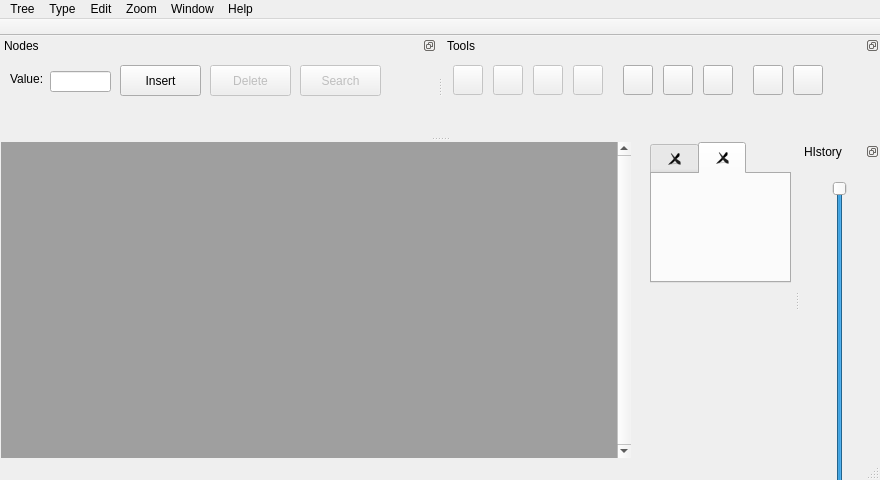
<?xml version="1.0" encoding="UTF-8"?>
<ui version="4.0">
 <class>MainWindow</class>
 <widget class="QMainWindow" name="MainWindow">
  <property name="geometry">
   <rect>
    <x>0</x>
    <y>0</y>
    <width>880</width>
    <height>480</height>
   </rect>
  </property>
  <property name="minimumSize">
   <size>
    <width>880</width>
    <height>480</height>
   </size>
  </property>
  <property name="focusPolicy">
   <enum>Qt::NoFocus</enum>
  </property>
  <property name="windowTitle">
   <string>Binary Search Tree - ADMIN</string>
  </property>
  <property name="locale">
   <locale language="English" country="UnitedStates"/>
  </property>
  <property name="documentMode">
   <bool>false</bool>
  </property>
  <property name="dockNestingEnabled">
   <bool>false</bool>
  </property>
  <property name="dockOptions">
   <set>QMainWindow::AnimatedDocks</set>
  </property>
  <widget class="QWidget" name="central_Widget">
   <widget class="QMdiArea" name="mdiArea">
    <property name="geometry">
     <rect>
      <x>1</x>
      <y>0</y>
      <width>630</width>
      <height>330</height>
     </rect>
    </property>
    <property name="focusPolicy">
     <enum>Qt::WheelFocus</enum>
    </property>
    <property name="frameShape">
     <enum>QFrame::NoFrame</enum>
    </property>
    <property name="verticalScrollBarPolicy">
     <enum>Qt::ScrollBarAlwaysOn</enum>
    </property>
    <property name="horizontalScrollBarPolicy">
     <enum>Qt::ScrollBarAlwaysOn</enum>
    </property>
    <property name="sizeAdjustPolicy">
     <enum>QAbstractScrollArea::AdjustToContents</enum>
    </property>
    <property name="activationOrder">
     <enum>QMdiArea::CreationOrder</enum>
    </property>
   </widget>
   <widget class="QTabWidget" name="tabWidget">
    <property name="geometry">
     <rect>
      <x>650</x>
      <y>0</y>
      <width>141</width>
      <height>141</height>
     </rect>
    </property>
    <property name="focusPolicy">
     <enum>Qt::StrongFocus</enum>
    </property>
    <property name="currentIndex">
     <number>1</number>
    </property>
    <property name="tabsClosable">
     <bool>true</bool>
    </property>
    <property name="movable">
     <bool>false</bool>
    </property>
    <property name="tabBarAutoHide">
     <bool>false</bool>
    </property>
    <widget class="QWidget" name="widget_ghost_1">
     <attribute name="title">
      <string/>
     </attribute>
    </widget>
    <widget class="QWidget" name="widget_ghost_2">
     <attribute name="title">
      <string/>
     </attribute>
    </widget>
   </widget>
  </widget>
  <widget class="QMenuBar" name="menu_Bar">
   <property name="geometry">
    <rect>
     <x>0</x>
     <y>0</y>
     <width>880</width>
     <height>21</height>
    </rect>
   </property>
   <property name="focusPolicy">
    <enum>Qt::NoFocus</enum>
   </property>
   <widget class="QMenu" name="menu_Tree">
    <property name="focusPolicy">
     <enum>Qt::NoFocus</enum>
    </property>
    <property name="title">
     <string>Tree</string>
    </property>
    <widget class="QMenu" name="menu_Transaction">
     <property name="enabled">
      <bool>false</bool>
     </property>
     <property name="title">
      <string>Transaction</string>
     </property>
     <addaction name="action_Commit"/>
     <addaction name="action_RollBack"/>
    </widget>
    <addaction name="action_New"/>
    <addaction name="action_Open"/>
    <addaction name="action_Save"/>
    <addaction name="action_Save_As"/>
    <addaction name="menu_Transaction"/>
    <addaction name="action_Print"/>
    <addaction name="action_Exit"/>
   </widget>
   <widget class="QMenu" name="menu_Type">
    <property name="focusPolicy">
     <enum>Qt::NoFocus</enum>
    </property>
    <property name="title">
     <string>Type</string>
    </property>
    <addaction name="action_Normal"/>
    <addaction name="action_Red_Black"/>
    <addaction name="action_AVL"/>
   </widget>
   <widget class="QMenu" name="menu_Edit">
    <property name="focusPolicy">
     <enum>Qt::NoFocus</enum>
    </property>
    <property name="title">
     <string>Edit</string>
    </property>
    <addaction name="action_Select_All"/>
    <addaction name="separator"/>
    <addaction name="action_Undo"/>
    <addaction name="action_Redo"/>
    <addaction name="separator"/>
    <addaction name="action_Copy"/>
    <addaction name="action_Cut"/>
    <addaction name="action_Paste"/>
   </widget>
   <widget class="QMenu" name="menu_Zoom">
    <property name="focusPolicy">
     <enum>Qt::NoFocus</enum>
    </property>
    <property name="title">
     <string>Zoom</string>
    </property>
    <addaction name="action_Zoom_In"/>
    <addaction name="action_Zoom_Out"/>
   </widget>
   <widget class="QMenu" name="menu_Window">
    <property name="focusPolicy">
     <enum>Qt::NoFocus</enum>
    </property>
    <property name="title">
     <string>Window</string>
    </property>
    <addaction name="action_Close"/>
    <addaction name="action_Close_All"/>
    <addaction name="separator"/>
    <addaction name="action_Split_horizontal"/>
    <addaction name="action_Split_vertical"/>
    <addaction name="action_Set_Tabified"/>
    <addaction name="separator"/>
    <addaction name="action_Tile"/>
    <addaction name="action_Cascade"/>
    <addaction name="separator"/>
    <addaction name="action_Next"/>
    <addaction name="action_Previous"/>
    <addaction name="separator"/>
    <addaction name="action_All_Windows_Docked"/>
   </widget>
   <widget class="QMenu" name="menu_Help">
    <property name="focusPolicy">
     <enum>Qt::NoFocus</enum>
    </property>
    <property name="title">
     <string>Help</string>
    </property>
    <addaction name="action_About"/>
    <addaction name="action_About_Qt"/>
   </widget>
   <addaction name="menu_Tree"/>
   <addaction name="menu_Type"/>
   <addaction name="menu_Edit"/>
   <addaction name="menu_Zoom"/>
   <addaction name="menu_Window"/>
   <addaction name="menu_Help"/>
  </widget>
  <widget class="QStatusBar" name="status_Bar"/>
  <widget class="QToolBar" name="tool_Bar">
   <property name="sizePolicy">
    <sizepolicy hsizetype="Maximum" vsizetype="Minimum">
     <horstretch>0</horstretch>
     <verstretch>0</verstretch>
    </sizepolicy>
   </property>
   <property name="focusPolicy">
    <enum>Qt::NoFocus</enum>
   </property>
   <property name="windowTitle">
    <string/>
   </property>
   <property name="movable">
    <bool>false</bool>
   </property>
   <property name="allowedAreas">
    <set>Qt::NoToolBarArea</set>
   </property>
   <property name="floatable">
    <bool>false</bool>
   </property>
   <attribute name="toolBarArea">
    <enum>TopToolBarArea</enum>
   </attribute>
   <attribute name="toolBarBreak">
    <bool>false</bool>
   </attribute>
  </widget>
  <widget class="QDockWidget" name="dockWidget_Input">
   <property name="sizePolicy">
    <sizepolicy hsizetype="MinimumExpanding" vsizetype="Minimum">
     <horstretch>0</horstretch>
     <verstretch>0</verstretch>
    </sizepolicy>
   </property>
   <property name="minimumSize">
    <size>
     <width>400</width>
     <height>102</height>
    </size>
   </property>
   <property name="baseSize">
    <size>
     <width>400</width>
     <height>80</height>
    </size>
   </property>
   <property name="features">
    <set>QDockWidget::DockWidgetFloatable</set>
   </property>
   <property name="allowedAreas">
    <set>Qt::BottomDockWidgetArea|Qt::TopDockWidgetArea</set>
   </property>
   <property name="windowTitle">
    <string>Nodes</string>
   </property>
   <attribute name="dockWidgetArea">
    <number>4</number>
   </attribute>
   <widget class="QWidget" name="dockWidgetContents_Input">
    <property name="sizePolicy">
     <sizepolicy hsizetype="MinimumExpanding" vsizetype="Minimum">
      <horstretch>0</horstretch>
      <verstretch>0</verstretch>
     </sizepolicy>
    </property>
    <property name="minimumSize">
     <size>
      <width>400</width>
      <height>80</height>
     </size>
    </property>
    <property name="baseSize">
     <size>
      <width>400</width>
      <height>80</height>
     </size>
    </property>
    <widget class="QLabel" name="label_value">
     <property name="geometry">
      <rect>
       <x>10</x>
       <y>16</y>
       <width>41</width>
       <height>16</height>
      </rect>
     </property>
     <property name="text">
      <string>Value:</string>
     </property>
    </widget>
    <widget class="QLineEdit" name="lineEdit_value">
     <property name="geometry">
      <rect>
       <x>50</x>
       <y>16</y>
       <width>61</width>
       <height>21</height>
      </rect>
     </property>
     <property name="focusPolicy">
      <enum>Qt::StrongFocus</enum>
     </property>
     <property name="statusTip">
      <string>input a integer value here</string>
     </property>
     <property name="inputMethodHints">
      <set>Qt::ImhNone</set>
     </property>
     <property name="maxLength">
      <number>6</number>
     </property>
     <property name="echoMode">
      <enum>QLineEdit::Normal</enum>
     </property>
     <property name="cursorMoveStyle">
      <enum>Qt::LogicalMoveStyle</enum>
     </property>
     <property name="clearButtonEnabled">
      <bool>false</bool>
     </property>
    </widget>
    <widget class="QPushButton" name="pushButton_Insert">
     <property name="geometry">
      <rect>
       <x>120</x>
       <y>10</y>
       <width>81</width>
       <height>31</height>
      </rect>
     </property>
     <property name="focusPolicy">
      <enum>Qt::StrongFocus</enum>
     </property>
     <property name="statusTip">
      <string>Insert a value for tree</string>
     </property>
     <property name="text">
      <string>Insert</string>
     </property>
     <property name="icon">
      <iconset resource="bstu.qrc">
       <normaloff>:/insert</normaloff>:/insert</iconset>
     </property>
     <property name="iconSize">
      <size>
       <width>20</width>
       <height>20</height>
      </size>
     </property>
    </widget>
    <widget class="QPushButton" name="pushButton_Delete">
     <property name="enabled">
      <bool>false</bool>
     </property>
     <property name="geometry">
      <rect>
       <x>210</x>
       <y>10</y>
       <width>81</width>
       <height>31</height>
      </rect>
     </property>
     <property name="focusPolicy">
      <enum>Qt::StrongFocus</enum>
     </property>
     <property name="statusTip">
      <string>delete a value of tree</string>
     </property>
     <property name="text">
      <string>Delete</string>
     </property>
     <property name="icon">
      <iconset resource="bstu.qrc">
       <normaloff>:/delete</normaloff>:/delete</iconset>
     </property>
     <property name="iconSize">
      <size>
       <width>20</width>
       <height>20</height>
      </size>
     </property>
    </widget>
    <widget class="QPushButton" name="pushButton_Search">
     <property name="enabled">
      <bool>false</bool>
     </property>
     <property name="geometry">
      <rect>
       <x>300</x>
       <y>10</y>
       <width>81</width>
       <height>31</height>
      </rect>
     </property>
     <property name="focusPolicy">
      <enum>Qt::StrongFocus</enum>
     </property>
     <property name="statusTip">
      <string>search a value in tree</string>
     </property>
     <property name="text">
      <string>Search</string>
     </property>
     <property name="icon">
      <iconset resource="bstu.qrc">
       <normaloff>:/search</normaloff>:/search</iconset>
     </property>
     <property name="iconSize">
      <size>
       <width>20</width>
       <height>20</height>
      </size>
     </property>
    </widget>
   </widget>
  </widget>
  <widget class="QDockWidget" name="dockWidget_toolButtons">
   <property name="sizePolicy">
    <sizepolicy hsizetype="MinimumExpanding" vsizetype="Minimum">
     <horstretch>0</horstretch>
     <verstretch>0</verstretch>
    </sizepolicy>
   </property>
   <property name="minimumSize">
    <size>
     <width>400</width>
     <height>102</height>
    </size>
   </property>
   <property name="baseSize">
    <size>
     <width>400</width>
     <height>80</height>
    </size>
   </property>
   <property name="features">
    <set>QDockWidget::DockWidgetFloatable</set>
   </property>
   <property name="allowedAreas">
    <set>Qt::AllDockWidgetAreas</set>
   </property>
   <property name="windowTitle">
    <string>Tools</string>
   </property>
   <attribute name="dockWidgetArea">
    <number>4</number>
   </attribute>
   <widget class="QWidget" name="dockWidgetContents_toolButtons">
    <property name="sizePolicy">
     <sizepolicy hsizetype="MinimumExpanding" vsizetype="Minimum">
      <horstretch>0</horstretch>
      <verstretch>0</verstretch>
     </sizepolicy>
    </property>
    <property name="minimumSize">
     <size>
      <width>400</width>
      <height>80</height>
     </size>
    </property>
    <property name="baseSize">
     <size>
      <width>400</width>
      <height>80</height>
     </size>
    </property>
    <widget class="QToolButton" name="toolButton_Normal">
     <property name="geometry">
      <rect>
       <x>180</x>
       <y>10</y>
       <width>30</width>
       <height>30</height>
      </rect>
     </property>
     <property name="minimumSize">
      <size>
       <width>30</width>
       <height>30</height>
      </size>
     </property>
     <property name="focusPolicy">
      <enum>Qt::NoFocus</enum>
     </property>
     <property name="text">
      <string/>
     </property>
     <property name="iconSize">
      <size>
       <width>20</width>
       <height>20</height>
      </size>
     </property>
    </widget>
    <widget class="QToolButton" name="toolButton_AVL">
     <property name="geometry">
      <rect>
       <x>260</x>
       <y>10</y>
       <width>30</width>
       <height>30</height>
      </rect>
     </property>
     <property name="minimumSize">
      <size>
       <width>30</width>
       <height>30</height>
      </size>
     </property>
     <property name="focusPolicy">
      <enum>Qt::NoFocus</enum>
     </property>
     <property name="text">
      <string/>
     </property>
     <property name="iconSize">
      <size>
       <width>20</width>
       <height>20</height>
      </size>
     </property>
    </widget>
    <widget class="QToolButton" name="toolButton_Edge">
     <property name="enabled">
      <bool>false</bool>
     </property>
     <property name="geometry">
      <rect>
       <x>10</x>
       <y>10</y>
       <width>30</width>
       <height>30</height>
      </rect>
     </property>
     <property name="minimumSize">
      <size>
       <width>30</width>
       <height>30</height>
      </size>
     </property>
     <property name="baseSize">
      <size>
       <width>0</width>
       <height>0</height>
      </size>
     </property>
     <property name="focusPolicy">
      <enum>Qt::StrongFocus</enum>
     </property>
     <property name="toolTip">
      <string>Edge</string>
     </property>
     <property name="statusTip">
      <string>Auto edge nodes</string>
     </property>
     <property name="text">
      <string/>
     </property>
     <property name="icon">
      <iconset resource="bstu.qrc">
       <normaloff>:/edge</normaloff>:/edge</iconset>
     </property>
     <property name="iconSize">
      <size>
       <width>20</width>
       <height>20</height>
      </size>
     </property>
     <property name="checkable">
      <bool>true</bool>
     </property>
    </widget>
    <widget class="QToolButton" name="toolButton_Left_rotation">
     <property name="enabled">
      <bool>false</bool>
     </property>
     <property name="geometry">
      <rect>
       <x>50</x>
       <y>10</y>
       <width>30</width>
       <height>30</height>
      </rect>
     </property>
     <property name="minimumSize">
      <size>
       <width>30</width>
       <height>30</height>
      </size>
     </property>
     <property name="focusPolicy">
      <enum>Qt::StrongFocus</enum>
     </property>
     <property name="toolTip">
      <string>Left</string>
     </property>
     <property name="statusTip">
      <string>Left rotation tree</string>
     </property>
     <property name="text">
      <string/>
     </property>
     <property name="icon">
      <iconset resource="bstu.qrc">
       <normaloff>:/rotleft</normaloff>:/rotleft</iconset>
     </property>
     <property name="iconSize">
      <size>
       <width>20</width>
       <height>20</height>
      </size>
     </property>
    </widget>
    <widget class="QToolButton" name="toolButton_RedBlack">
     <property name="geometry">
      <rect>
       <x>220</x>
       <y>10</y>
       <width>30</width>
       <height>30</height>
      </rect>
     </property>
     <property name="minimumSize">
      <size>
       <width>30</width>
       <height>30</height>
      </size>
     </property>
     <property name="focusPolicy">
      <enum>Qt::NoFocus</enum>
     </property>
     <property name="text">
      <string/>
     </property>
     <property name="iconSize">
      <size>
       <width>20</width>
       <height>20</height>
      </size>
     </property>
    </widget>
    <widget class="QToolButton" name="toolButton_Right_rotation">
     <property name="enabled">
      <bool>false</bool>
     </property>
     <property name="geometry">
      <rect>
       <x>90</x>
       <y>10</y>
       <width>30</width>
       <height>30</height>
      </rect>
     </property>
     <property name="minimumSize">
      <size>
       <width>30</width>
       <height>30</height>
      </size>
     </property>
     <property name="focusPolicy">
      <enum>Qt::StrongFocus</enum>
     </property>
     <property name="toolTip">
      <string>Right</string>
     </property>
     <property name="statusTip">
      <string>Right rotation tree</string>
     </property>
     <property name="text">
      <string/>
     </property>
     <property name="icon">
      <iconset resource="bstu.qrc">
       <normaloff>:/rotright</normaloff>:/rotright</iconset>
     </property>
     <property name="iconSize">
      <size>
       <width>20</width>
       <height>20</height>
      </size>
     </property>
    </widget>
    <widget class="QToolButton" name="toolButton_Balance">
     <property name="enabled">
      <bool>false</bool>
     </property>
     <property name="geometry">
      <rect>
       <x>130</x>
       <y>10</y>
       <width>30</width>
       <height>30</height>
      </rect>
     </property>
     <property name="sizePolicy">
      <sizepolicy hsizetype="Fixed" vsizetype="Fixed">
       <horstretch>0</horstretch>
       <verstretch>0</verstretch>
      </sizepolicy>
     </property>
     <property name="minimumSize">
      <size>
       <width>30</width>
       <height>30</height>
      </size>
     </property>
     <property name="focusPolicy">
      <enum>Qt::StrongFocus</enum>
     </property>
     <property name="toolTip">
      <string>Balance</string>
     </property>
     <property name="statusTip">
      <string>Balanced tree</string>
     </property>
     <property name="text">
      <string/>
     </property>
     <property name="icon">
      <iconset resource="bstu.qrc">
       <normaloff>:/balance</normaloff>:/balance</iconset>
     </property>
     <property name="iconSize">
      <size>
       <width>20</width>
       <height>20</height>
      </size>
     </property>
    </widget>
    <widget class="QToolButton" name="toolButton_Commit">
     <property name="enabled">
      <bool>true</bool>
     </property>
     <property name="geometry">
      <rect>
       <x>310</x>
       <y>10</y>
       <width>30</width>
       <height>30</height>
      </rect>
     </property>
     <property name="minimumSize">
      <size>
       <width>30</width>
       <height>30</height>
      </size>
     </property>
     <property name="focusPolicy">
      <enum>Qt::NoFocus</enum>
     </property>
     <property name="text">
      <string/>
     </property>
     <property name="iconSize">
      <size>
       <width>20</width>
       <height>20</height>
      </size>
     </property>
    </widget>
    <widget class="QToolButton" name="toolButton_RollBack">
     <property name="enabled">
      <bool>true</bool>
     </property>
     <property name="geometry">
      <rect>
       <x>350</x>
       <y>10</y>
       <width>30</width>
       <height>30</height>
      </rect>
     </property>
     <property name="minimumSize">
      <size>
       <width>30</width>
       <height>30</height>
      </size>
     </property>
     <property name="focusPolicy">
      <enum>Qt::NoFocus</enum>
     </property>
     <property name="text">
      <string/>
     </property>
     <property name="iconSize">
      <size>
       <width>20</width>
       <height>20</height>
      </size>
     </property>
    </widget>
   </widget>
  </widget>
  <widget class="QDockWidget" name="dockWidget_History">
   <property name="sizePolicy">
    <sizepolicy hsizetype="Minimum" vsizetype="MinimumExpanding">
     <horstretch>0</horstretch>
     <verstretch>0</verstretch>
    </sizepolicy>
   </property>
   <property name="minimumSize">
    <size>
     <width>80</width>
     <height>422</height>
    </size>
   </property>
   <property name="baseSize">
    <size>
     <width>80</width>
     <height>400</height>
    </size>
   </property>
   <property name="features">
    <set>QDockWidget::DockWidgetFloatable</set>
   </property>
   <property name="windowTitle">
    <string>HIstory</string>
   </property>
   <attribute name="dockWidgetArea">
    <number>2</number>
   </attribute>
   <widget class="QWidget" name="dockWidgetContents_History">
    <property name="sizePolicy">
     <sizepolicy hsizetype="Minimum" vsizetype="MinimumExpanding">
      <horstretch>0</horstretch>
      <verstretch>0</verstretch>
     </sizepolicy>
    </property>
    <property name="minimumSize">
     <size>
      <width>80</width>
      <height>400</height>
     </size>
    </property>
    <property name="baseSize">
     <size>
      <width>80</width>
      <height>400</height>
     </size>
    </property>
    <widget class="QSlider" name="slider_History">
     <property name="geometry">
      <rect>
       <x>30</x>
       <y>20</y>
       <width>19</width>
       <height>340</height>
      </rect>
     </property>
     <property name="sizePolicy">
      <sizepolicy hsizetype="Fixed" vsizetype="Expanding">
       <horstretch>0</horstretch>
       <verstretch>0</verstretch>
      </sizepolicy>
     </property>
     <property name="minimumSize">
      <size>
       <width>10</width>
       <height>340</height>
      </size>
     </property>
     <property name="focusPolicy">
      <enum>Qt::StrongFocus</enum>
     </property>
     <property name="maximum">
      <number>0</number>
     </property>
     <property name="pageStep">
      <number>0</number>
     </property>
     <property name="tracking">
      <bool>false</bool>
     </property>
     <property name="orientation">
      <enum>Qt::Vertical</enum>
     </property>
     <property name="invertedControls">
      <bool>false</bool>
     </property>
     <property name="tickPosition">
      <enum>QSlider::NoTicks</enum>
     </property>
    </widget>
   </widget>
  </widget>
  <action name="action_New">
   <property name="icon">
    <iconset resource="bstu.qrc">
     <normaloff>:/new</normaloff>:/new</iconset>
   </property>
   <property name="text">
    <string>New</string>
   </property>
   <property name="toolTip">
    <string>New Tree</string>
   </property>
   <property name="statusTip">
    <string>Create a new tree</string>
   </property>
   <property name="shortcut">
    <string>Ctrl+N</string>
   </property>
  </action>
  <action name="action_Open">
   <property name="icon">
    <iconset resource="bstu.qrc">
     <normaloff>:/open</normaloff>:/open</iconset>
   </property>
   <property name="text">
    <string>Open</string>
   </property>
   <property name="statusTip">
    <string>Open an existing tree</string>
   </property>
   <property name="whatsThis">
    <string/>
   </property>
   <property name="shortcut">
    <string>Ctrl+O</string>
   </property>
  </action>
  <action name="action_Save">
   <property name="enabled">
    <bool>false</bool>
   </property>
   <property name="icon">
    <iconset resource="bstu.qrc">
     <normaloff>:/save</normaloff>:/save</iconset>
   </property>
   <property name="text">
    <string>Save</string>
   </property>
   <property name="statusTip">
    <string>Save the tree to disk</string>
   </property>
   <property name="shortcut">
    <string>Ctrl+S</string>
   </property>
  </action>
  <action name="action_Save_As">
   <property name="enabled">
    <bool>false</bool>
   </property>
   <property name="text">
    <string>Save As...</string>
   </property>
   <property name="statusTip">
    <string>Save the tree under a new name</string>
   </property>
  </action>
  <action name="action_Commit">
   <property name="enabled">
    <bool>false</bool>
   </property>
   <property name="icon">
    <iconset resource="bstu.qrc">
     <normaloff>:/commit</normaloff>:/commit</iconset>
   </property>
   <property name="text">
    <string>Commit</string>
   </property>
   <property name="statusTip">
    <string>Commit all transactions of current tree and clean the history</string>
   </property>
   <property name="shortcut">
    <string>Ctrl+End</string>
   </property>
  </action>
  <action name="action_RollBack">
   <property name="enabled">
    <bool>false</bool>
   </property>
   <property name="icon">
    <iconset resource="bstu.qrc">
     <normaloff>:/rollback</normaloff>:/rollback</iconset>
   </property>
   <property name="text">
    <string>RollBack</string>
   </property>
   <property name="statusTip">
    <string>Rollback all transactions from current tree and undo all</string>
   </property>
   <property name="shortcut">
    <string>Ctrl+Home</string>
   </property>
  </action>
  <action name="action_Print">
   <property name="enabled">
    <bool>false</bool>
   </property>
   <property name="icon">
    <iconset resource="bstu.qrc">
     <normaloff>:/print</normaloff>:/print</iconset>
   </property>
   <property name="text">
    <string>Print</string>
   </property>
   <property name="statusTip">
    <string>Prints the content of active tree</string>
   </property>
   <property name="shortcut">
    <string>Ctrl+P</string>
   </property>
  </action>
  <action name="action_Exit">
   <property name="icon">
    <iconset resource="bstu.qrc">
     <normaloff>:/exit</normaloff>:/exit</iconset>
   </property>
   <property name="text">
    <string>Exit</string>
   </property>
   <property name="statusTip">
    <string>Exit the application</string>
   </property>
   <property name="shortcut">
    <string>Ctrl+E</string>
   </property>
  </action>
  <action name="action_Normal">
   <property name="checkable">
    <bool>true</bool>
   </property>
   <property name="checked">
    <bool>true</bool>
   </property>
   <property name="enabled">
    <bool>false</bool>
   </property>
   <property name="icon">
    <iconset resource="bstu.qrc">
     <normaloff>:/bin</normaloff>:/bin</iconset>
   </property>
   <property name="text">
    <string>Normal</string>
   </property>
   <property name="statusTip">
    <string>Convert this tree for a non-balance tree</string>
   </property>
  </action>
  <action name="action_Red_Black">
   <property name="checkable">
    <bool>true</bool>
   </property>
   <property name="enabled">
    <bool>false</bool>
   </property>
   <property name="icon">
    <iconset resource="bstu.qrc">
     <normaloff>:/rb</normaloff>:/rb</iconset>
   </property>
   <property name="text">
    <string>Red Black</string>
   </property>
   <property name="statusTip">
    <string>Convert this tree for a red/black balanced tree</string>
   </property>
  </action>
  <action name="action_AVL">
   <property name="checkable">
    <bool>true</bool>
   </property>
   <property name="enabled">
    <bool>false</bool>
   </property>
   <property name="icon">
    <iconset resource="bstu.qrc">
     <normaloff>:/avl</normaloff>:/avl</iconset>
   </property>
   <property name="text">
    <string>AVL</string>
   </property>
   <property name="statusTip">
    <string>Convert this tree for a AVL balanced tree</string>
   </property>
  </action>
  <action name="action_Select_All">
   <property name="enabled">
    <bool>false</bool>
   </property>
   <property name="text">
    <string>Select All</string>
   </property>
   <property name="statusTip">
    <string>Select all nodes from this tree</string>
   </property>
   <property name="shortcut">
    <string>Ctrl+A</string>
   </property>
  </action>
  <action name="action_Undo">
   <property name="icon">
    <iconset resource="bstu.qrc">
     <normaloff>:/undo</normaloff>:/undo</iconset>
   </property>
   <property name="text">
    <string>Undo</string>
   </property>
   <property name="statusTip">
    <string>Undo the last operation in the active tree</string>
   </property>
   <property name="whatsThis">
    <string/>
   </property>
   <property name="shortcut">
    <string>Ctrl+Z</string>
   </property>
   <property name="visible">
    <bool>false</bool>
   </property>
  </action>
  <action name="action_Redo">
   <property name="icon">
    <iconset resource="bstu.qrc">
     <normaloff>:/redo</normaloff>:/redo</iconset>
   </property>
   <property name="text">
    <string>Redo</string>
   </property>
   <property name="statusTip">
    <string>Redo the last operation in the active tree</string>
   </property>
   <property name="shortcut">
    <string>Ctrl+Y</string>
   </property>
   <property name="visible">
    <bool>false</bool>
   </property>
  </action>
  <action name="action_Cut">
   <property name="enabled">
    <bool>false</bool>
   </property>
   <property name="icon">
    <iconset resource="bstu.qrc">
     <normaloff>:/cut</normaloff>:/cut</iconset>
   </property>
   <property name="text">
    <string>Cut</string>
   </property>
   <property name="statusTip">
    <string>Cut the current selection's contents to the clipboard</string>
   </property>
   <property name="shortcut">
    <string>Ctrl+X</string>
   </property>
  </action>
  <action name="action_Copy">
   <property name="enabled">
    <bool>false</bool>
   </property>
   <property name="icon">
    <iconset resource="bstu.qrc">
     <normaloff>:/copy</normaloff>:/copy</iconset>
   </property>
   <property name="text">
    <string>Copy</string>
   </property>
   <property name="statusTip">
    <string>Copy the current selection's contents to the clipboard</string>
   </property>
   <property name="shortcut">
    <string>Ctrl+C</string>
   </property>
  </action>
  <action name="action_Paste">
   <property name="enabled">
    <bool>false</bool>
   </property>
   <property name="icon">
    <iconset resource="bstu.qrc">
     <normaloff>:/paste</normaloff>:/paste</iconset>
   </property>
   <property name="text">
    <string>Paste</string>
   </property>
   <property name="statusTip">
    <string>Paste the clipboard's contents into the current selection</string>
   </property>
   <property name="shortcut">
    <string>Ctrl+V</string>
   </property>
  </action>
  <action name="action_Zoom_In">
   <property name="enabled">
    <bool>false</bool>
   </property>
   <property name="icon">
    <iconset resource="bstu.qrc">
     <normaloff>:/zoomin</normaloff>:/zoomin</iconset>
   </property>
   <property name="text">
    <string>Zoom In</string>
   </property>
   <property name="statusTip">
    <string>Increase the size of current tree</string>
   </property>
   <property name="shortcut">
    <string>Ctrl++</string>
   </property>
  </action>
  <action name="action_Zoom_Out">
   <property name="enabled">
    <bool>false</bool>
   </property>
   <property name="icon">
    <iconset resource="bstu.qrc">
     <normaloff>:/zoomout</normaloff>:/zoomout</iconset>
   </property>
   <property name="text">
    <string>Zoom Out</string>
   </property>
   <property name="statusTip">
    <string>Decrease the size of current tree</string>
   </property>
   <property name="shortcut">
    <string>Ctrl+-</string>
   </property>
  </action>
  <action name="action_Close">
   <property name="enabled">
    <bool>false</bool>
   </property>
   <property name="text">
    <string>Close</string>
   </property>
   <property name="statusTip">
    <string>Close the active window</string>
   </property>
   <property name="shortcut">
    <string>Ctrl+F4</string>
   </property>
  </action>
  <action name="action_Close_All">
   <property name="enabled">
    <bool>false</bool>
   </property>
   <property name="text">
    <string>Close All</string>
   </property>
   <property name="statusTip">
    <string>Close all the windows</string>
   </property>
  </action>
  <action name="action_Tile">
   <property name="enabled">
    <bool>false</bool>
   </property>
   <property name="text">
    <string>Tile</string>
   </property>
   <property name="statusTip">
    <string>Tile the windows</string>
   </property>
  </action>
  <action name="action_Cascade">
   <property name="enabled">
    <bool>false</bool>
   </property>
   <property name="text">
    <string>Cascade</string>
   </property>
   <property name="statusTip">
    <string>Cascade the windows</string>
   </property>
  </action>
  <action name="action_Next">
   <property name="enabled">
    <bool>false</bool>
   </property>
   <property name="text">
    <string>Next</string>
   </property>
   <property name="statusTip">
    <string>Move the focus to the next window</string>
   </property>
   <property name="shortcut">
    <string>Ctrl+Tab</string>
   </property>
  </action>
  <action name="action_All_Windows_Docked">
   <property name="checkable">
    <bool>true</bool>
   </property>
   <property name="text">
    <string>All windows docked</string>
   </property>
   <property name="statusTip">
    <string>All sub windows are display docked at main frame</string>
   </property>
   <property name="shortcut">
    <string>Ctrl+D</string>
   </property>
  </action>
  <action name="action_About">
   <property name="text">
    <string>About</string>
   </property>
   <property name="statusTip">
    <string>Show the application's About box</string>
   </property>
  </action>
  <action name="action_About_Qt">
   <property name="text">
    <string>About Qt</string>
   </property>
   <property name="statusTip">
    <string>Show the Qt library's About box</string>
   </property>
  </action>
  <action name="action_Split_horizontal">
   <property name="enabled">
    <bool>false</bool>
   </property>
   <property name="text">
    <string>Split Horizontal</string>
   </property>
   <property name="statusTip">
    <string>Split all docks side by side</string>
   </property>
   <property name="shortcut">
    <string>Ctrl+Right</string>
   </property>
   <property name="visible">
    <bool>false</bool>
   </property>
  </action>
  <action name="action_Split_vertical">
   <property name="enabled">
    <bool>false</bool>
   </property>
   <property name="text">
    <string>Split Vertical</string>
   </property>
   <property name="statusTip">
    <string>Split all docks at top and botom</string>
   </property>
   <property name="shortcut">
    <string>Ctrl+Down</string>
   </property>
   <property name="visible">
    <bool>false</bool>
   </property>
  </action>
  <action name="action_Set_Tabified">
   <property name="enabled">
    <bool>false</bool>
   </property>
   <property name="text">
    <string>Set Tabified</string>
   </property>
   <property name="statusTip">
    <string>Tabify all docks at default position</string>
   </property>
   <property name="shortcut">
    <string>Ctrl+Up</string>
   </property>
   <property name="visible">
    <bool>false</bool>
   </property>
  </action>
  <action name="action_Previous">
   <property name="enabled">
    <bool>false</bool>
   </property>
   <property name="text">
    <string>Previous</string>
   </property>
   <property name="statusTip">
    <string>Move the focus to the previous window</string>
   </property>
   <property name="shortcut">
    <string>Ctrl+Backspace</string>
   </property>
  </action>
 </widget>
 <layoutdefault spacing="6" margin="11"/>
 <resources>
  <include location="bstu.qrc"/>
 </resources>
 <connections/>
</ui>
